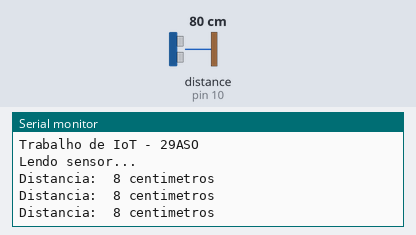
The sketch below on a simulated Arduino Uno, built with avr-gcc and run on an emulated ATmega328P. On the bench: the last lines printed to the serial monitor. Inputs (shaded band) come from the test bench; at power-on: distance to the obstacle (sensor on pin 10) 80 cm. The echo pulse lasts 58.3 µs per cm.

Above: at 1.3 s.
1.4 s: distance to the obstacle (sensor on pin 10) set to 120 cm
At 1.9 s:
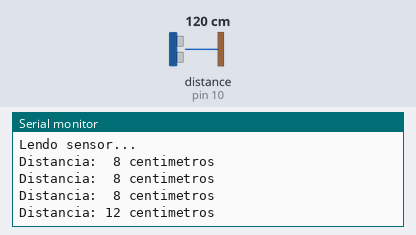
3.5 s: distance to the obstacle (sensor on pin 10) set to 18 cm
At 4.0 s:
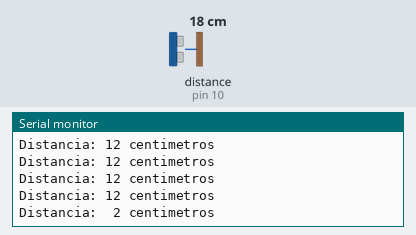
6.5 s: distance to the obstacle (sensor on pin 10) set to 2 cm
At 7.0 s:
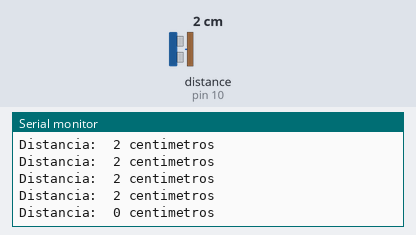
9.5 s: distance to the obstacle (sensor on pin 10) set to 9 cm
At 10.0 s:
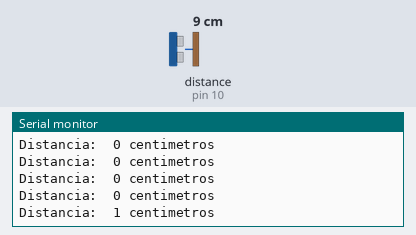
Timing chart, 0 to 12.5 s (numbered marks = the images above; inputs shaded):
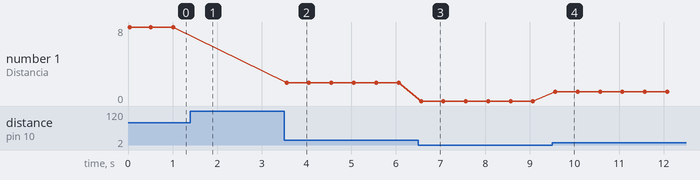

The sketch:

29ASO-IOT.ino
```cpp
 // Trabalho de IoT 29ASO - Equipe Juliana, Ieda, Raul, Claudia e Leandro.

#include <Ultrasonic.h> // Carrega a biblioteca externa necessaria para o HC-SR04


#define pino_trigger 11 // pino de trigger do Arduino UNO
#define pino_echo 10 // pino de echo do Arduino UNO

// Inicializamos o sensor com os pinos definidos acima

Ultrasonic ultrasonic(pino_trigger, pino_echo);

void setup()
{
  // Inicializamos a comunicacao serial

  Serial.begin(9600);

  // Imprimimos mensagem inicial no monitor serial

  Serial.println("Trabalho de IoT - 29ASO");
  Serial.println("Lendo sensor...");
}

void loop()
{
  // Lemos as informacoes do sensor e apresentamos o
  // resultado no monitor serial da IDE em centímetros(cm)

  float cmMsec;
  long microsec = ultrasonic.timing();
  cmMsec = ultrasonic.convert(microsec, Ultrasonic::CM);
  cmMsec = cmMsec/10;

  // Apresentamos a distancia em centimetros sem casas decimais.

  String cmMsecString = String(cmMsec, 0); // nesta linha pegamos a variavel que armazena os valores em
                                           // centimetros e arrendondamos o valor

  String cmMsecStringFinal = cmMsecString + " centimetros";

  // As informacoes adquiridas e já calculadas são mostradas no serial monitor

  Serial.print("Distancia: ");
  Serial.println(cmMsecStringFinal);
  delay(500);
}
```

Measured:
- after the input at 1.4 s, the serial monitor: prints a new line after 0.13 s (image 1)
- after the input at 3.5 s, the serial monitor: prints a new line after 0.05 s (image 2)
- after the input at 6.5 s, the serial monitor: prints a new line after 0.06 s (image 3)
- after the input at 9.5 s, the serial monitor: prints a new line after 0.07 s (image 4)
- plotted number 1: 8 → 2 after the input at 3.5 s, 2 → 0 after the input at 6.5 s, 0 → 1 after the input at 9.5 s
